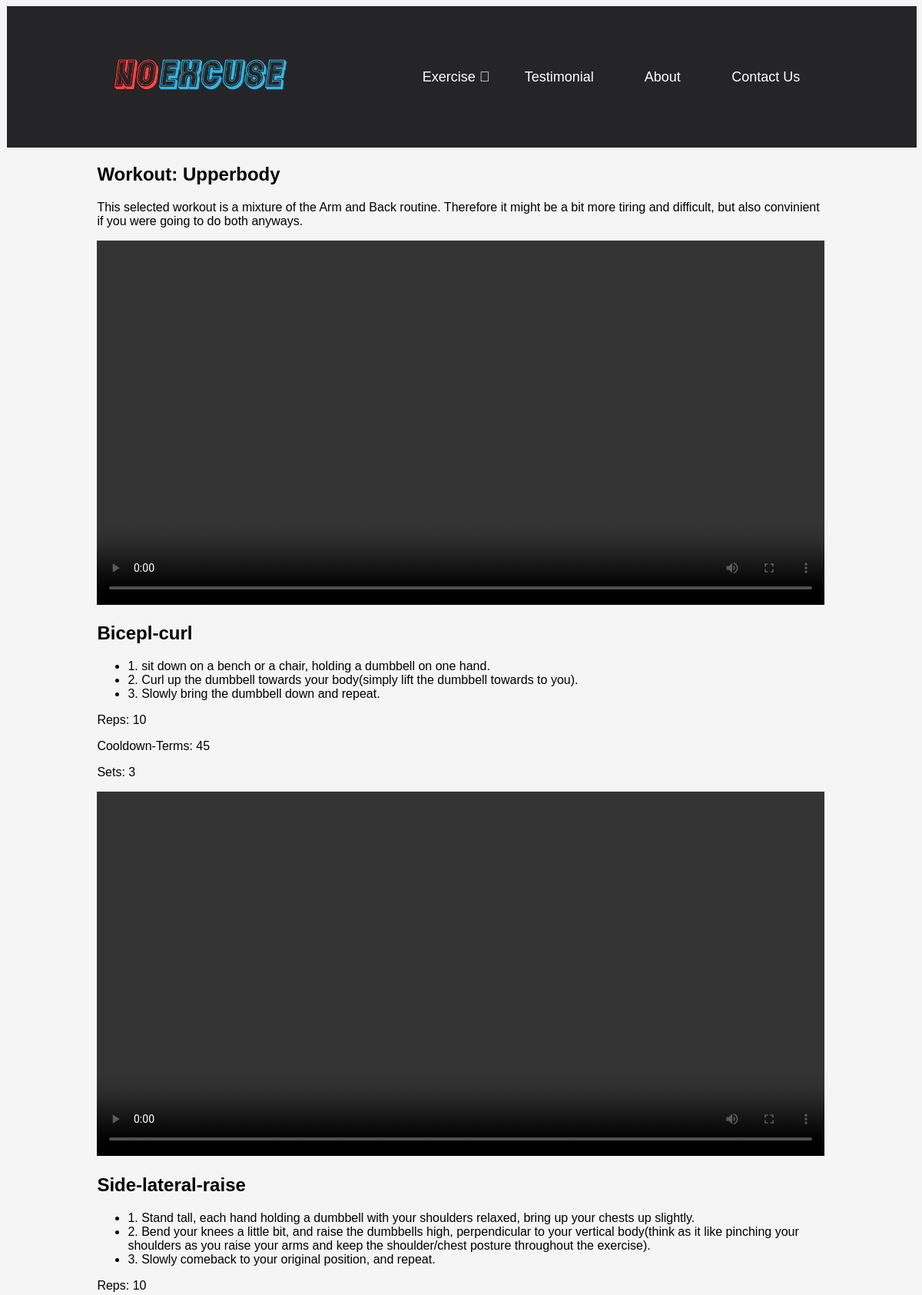
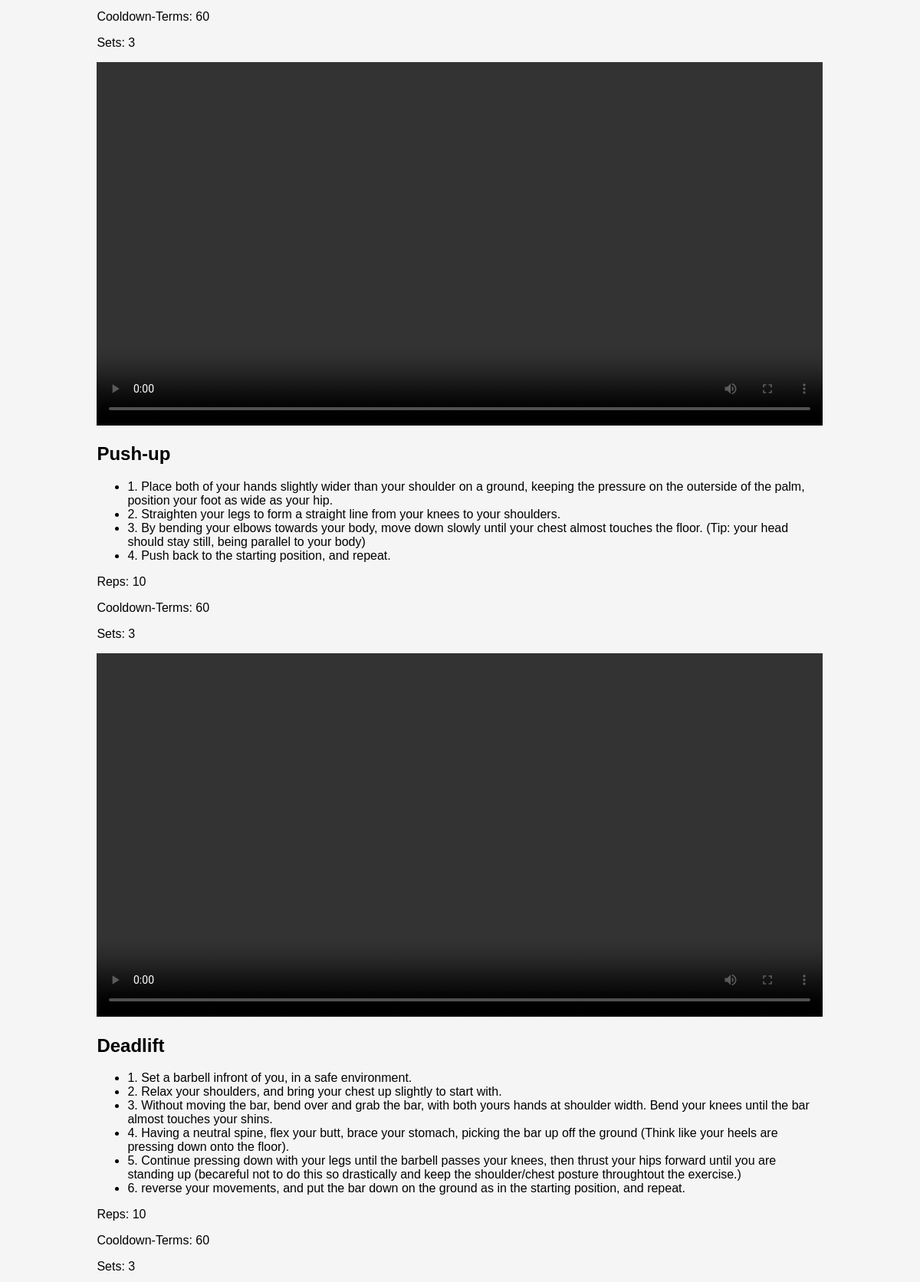
Page /exercisenow/3 (upper part) on the committed database (2 pictures, top to bottom).
### tables this page shows
CREATE TABLE Routine (id INTEGER PRIMARY KEY AUTOINCREMENT, name TEXT, decscription TEXT);

CREATE TABLE ExerciseRoutine (Routine INTEGER REFERENCES Routine (id), Exercise INTEGER REFERENCES Exercise (id), reps INTEGER, sets INTEGER, term INTEGER);

CREATE TABLE Exercise (id INTEGER PRIMARY KEY AUTOINCREMENT, name TEXT, weight INTEGER, description TEXT);

### app.py (the view)
@app.route('/exercisenow/<int:id>')
def exercisenow(id):
    exercisenow = sqlite_conn('database.db', 'SELECT Exercise.name, ExerciseRoutine.reps, ExerciseRoutine.sets, ExerciseRoutine.term, Exercise.description FROM ExerciseRoutine INNER JOIN Exercise ON ExerciseRoutine.Exercise=Exercise.id WHERE ExerciseRoutine.Routine= (SELECT id FROM Routine WHERE id = {})'.format(id))
    description = sqlite_conn('database.db', 'SELECT Routine.decscription FROM Routine Where id == {};'.format(id), True)
    return render_template('exercisenow.html', exercisenow=exercisenow, description=description[0])

### app.py (called while the page is built)
def sqlite_conn(database, query, single=False):
    conn = sqlite3.connect(database)
    cur = conn.cursor()
    cur.execute(query)
    results = cur.fetchone() if single else cur.fetchall()
    conn.close()
    return results

### templates/exercisenow.html
{% extends 'layout.html' %}
{% block content %}
    <div class="exercisenow">
        {{description|safe}}
        {% for exercise in exercisenow %}
            <video controls><source src="/static/Exercise_Video/{{exercise[0]}}.mp4" type="video/mp4"></video>
            <p>{{exercise[4]|safe}} </p>
            <p>Reps: {{exercise[1]}}</p>
            <p>Cooldown-Terms: {{exercise[3]}}</p>
            <p>Sets: {{exercise[2]}}</p>
        {% endfor %}
    </div>
{% endblock %}

### static/css/style.css (style rules this page uses)
html { box-sizing: border-box; margin: 0; padding: 0; background-color:whitesmoke; font-family: Verdana, Tahoma, sans-serif; }
.routine *, .routine *::after, *::before { margin: 0; padding: 0; box-sizing: border-box; font-family: Verdana, Tahoma, sans-serif; }
.exercisenow { overflow: auto; width: 80%; height: auto; margin-left: 10%; }
.exercisenow video { width:100%; height:auto; }
.container *, .container *::after, *::before { margin: 0; padding: 0; box-sizing: border-box; font-family: Verdana, Tahoma, sans-serif; }

### rows in the picture
Routine: decscription "Workout: Upperbody This selected workout is a mixture of the Arm and Back routine. Therefore it might be a bit more tiring and difficult, but also convinient if you were going to do both anyways."
ExerciseRoutine: description "Bicepl-curl 1. sit down on a bench or a chair, holding a dumbbell on one hand. 2. Curl up the dumbbell towards your body(simply lift the dumbbell towards to you). 3. Slowly bring the dumbbell down and repeat.", reps "10", term "45", sets "3"
ExerciseRoutine: description "Side-lateral-raise 1. Stand tall, each hand holding a dumbbell with your shoulders relaxed, bring up your chests up slightly. 2. Bend your knees a little bit, and raise the dumbbells high, perpendicular to your vertical body(think as it like pinching your shoulders as you raise your arms and keep the shoulder/chest posture throughout the exercise). 3. Slowly comeback to your original position, and repeat.", reps "10", term "60", sets "3"
ExerciseRoutine: description "Push-up 1. Place both of your hands slightly wider than your shoulder on a ground, keeping the pressure on the outerside of the palm, position your foot as wide as your hip. 2. Straighten your legs to form a straight line from your knees to your shoulders. 3. By bending your elbows towards your body, move down slowly until your chest almost touches the floor. (Tip: your head should stay still, being parallel to your body) 4. Push back to the starting position, and repeat.", reps "10", term "60", sets "3"
ExerciseRoutine: description "Deadlift 1. Set a barbell infront of you, in a safe environment. 2. Relax your shoulders, and bring your chest up slightly to start with. 3. Without moving the bar, bend over and grab the bar, with both yours hands at shoulder width. Bend your knees until the bar almost touches your shins. 4. Having a neutral spine, flex your butt, brace your stomach, picking the bar up off the ground (Think like your heels are pressing down onto the floor). 5. Continue pressing down with your legs until the barbell passes your knees, then thrust your hips forward until you are standing up (becareful not to do this so drastically and keep the shoulder/chest posture throughtout the exercise.) 6. reverse your…", reps "10", term "60", sets "3"
